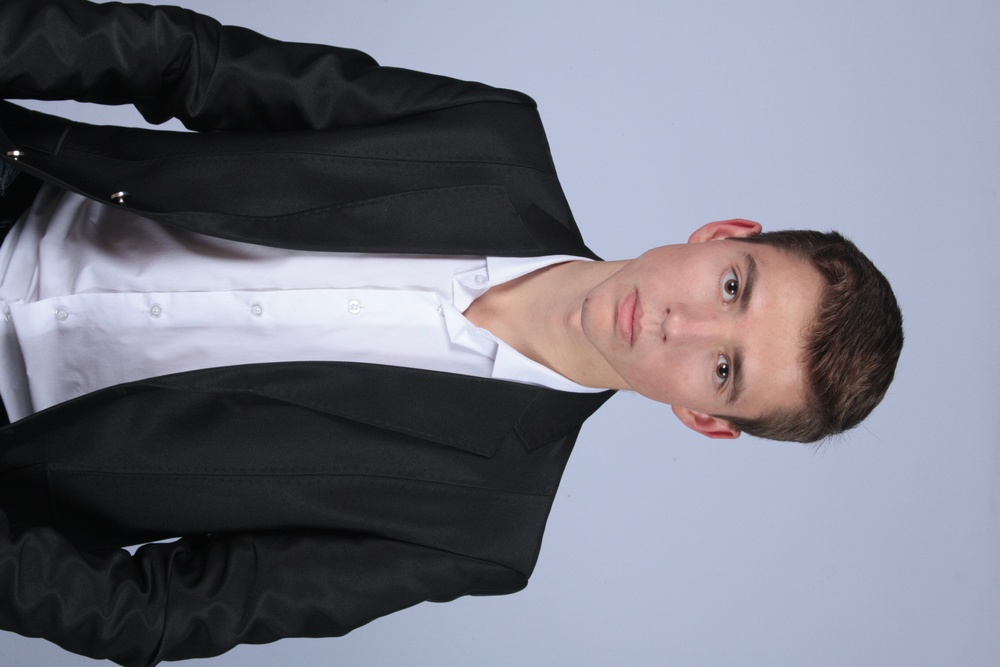
%> input picture lyceum.jpg, 1000 x 667 px, shrunk from 2256 x 1504 before the run
$ octave task_3.m   (GNU Octave 9; MATLAB toolbox functions it lacks are replaced by stand-ins)
%> lines starting %> are read from the running program, lines starting %| are printed output that depends on the picture; in (x1, y1, x2, y2) boxes, pixels count from 0 and x2, y2 are one past the last pixel; in counts of white or black regions, pixels touching at a corner belong together; the program's own positions count from 1
% Lab1_3
clear; close all;

% Task 1
img = imread ('lyceum.jpg');
%> img is the input picture: size 667x1000x3 uint8; mean R, G, B 118.3, 118.6, 130.3
img = imrotate (img, 90);
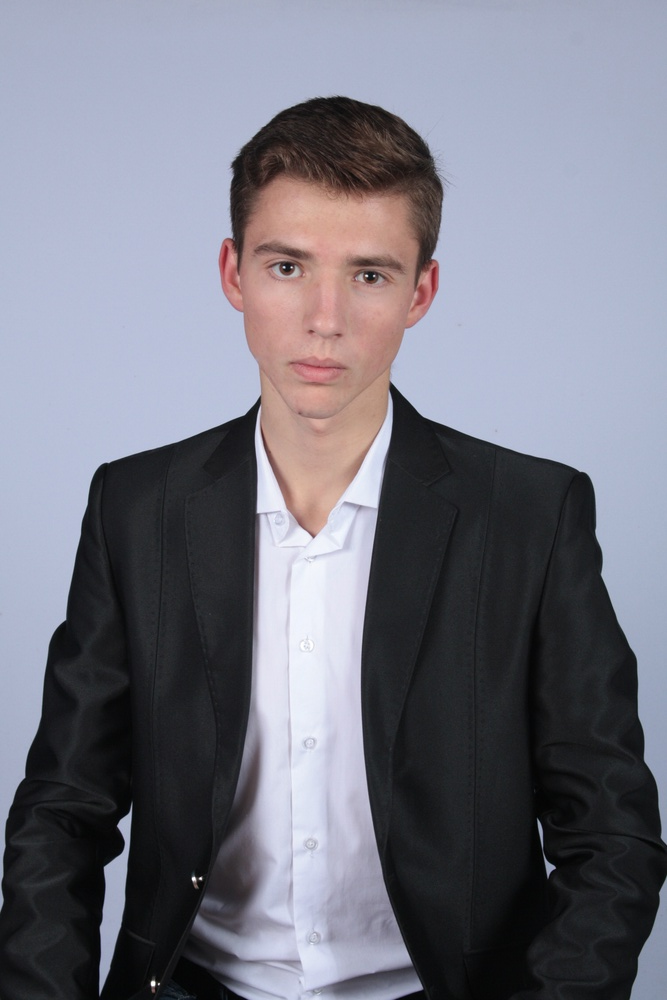
%> img: size 1000x667x3 uint8; mean R, G, B 118.3, 118.6, 130.3; mean of the top-left, top-right, bottom-left and bottom-right quarters 170.2, 164, 92.9, 62.5
subplot (2,3,1), imshow (img);
title ('Task 3.1')

% Task 2
subplot (2,3,2), imshow (rgb2gray (img));
%> after `imshow (rgb2gray (img))`:
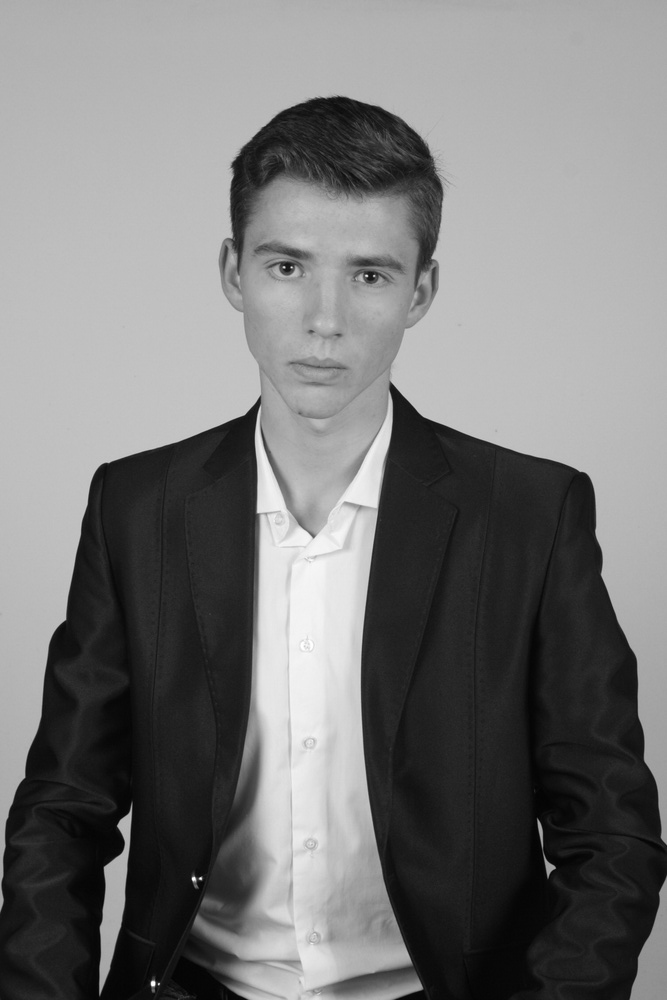
%> displayed picture: size 1000x667, on the screen's scale of 0 to 255; min 1, max 255, mean 119.7
title ('Task 3.2')

% Task 3
subplot (2,3,3), imshow (im2bw (img));
%> after `imshow (im2bw (img))`:
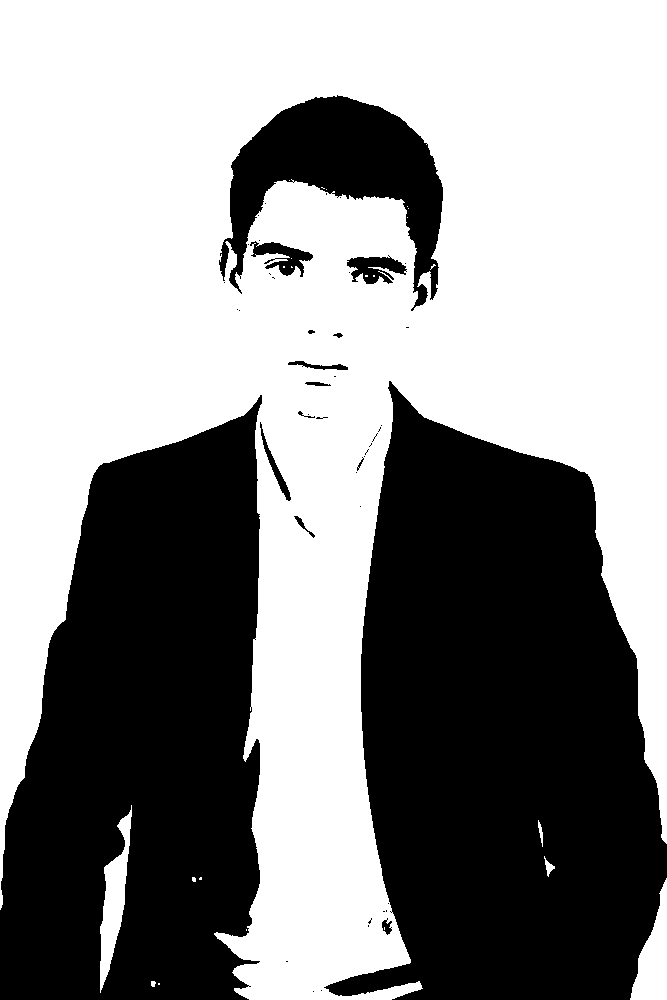
%> displayed picture: size 1000x667 logical; 57.3% white; 47 black regions (33 under 20 px), largest, box (x1, y1, x2, y2) and area: (324, 381, 667, 1000) 144104, (0, 395, 262, 1000) 117232, (219, 95, 443, 311) 20082
title ('Task 3.3')

% Task 4
subplot (2,3,4), imshow (img (:,:, 1));
%> after `imshow (img (:,:, 1))`:
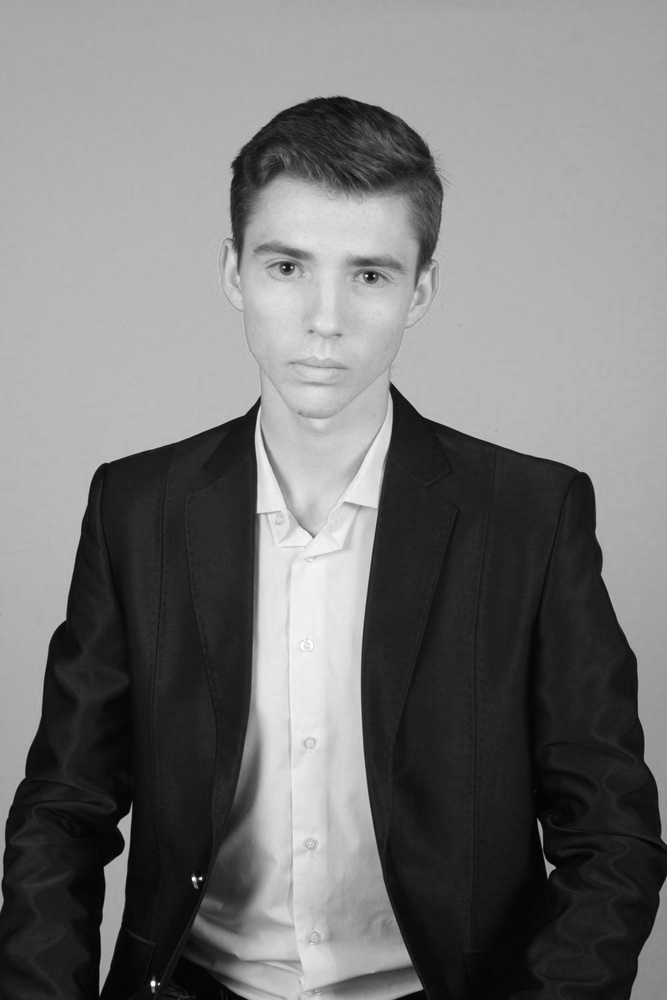
%> displayed picture: size 1000x667, on the screen's scale of 0 to 255; min 0, max 255, mean 118.3
title ('Task 3.4')

% Task 5
subplot (2,3,5), imshow (img (:,:, 2));
title ('Task 3.5')

% Task 6
subplot (2,3,6), imshow (img (:,:, 3));
title ('Task 3.6')

% Task 7
f_info = imfinfo ('lyceum.jpg');

% We form image channels according to the task
fn = fieldnames (f_info);
tf = cellfun (@ (c) isempty (f_info. (c)), fn);
f_info = rmfield (f_info, fn (tf));

disp (f_info); % Merge channels and display
